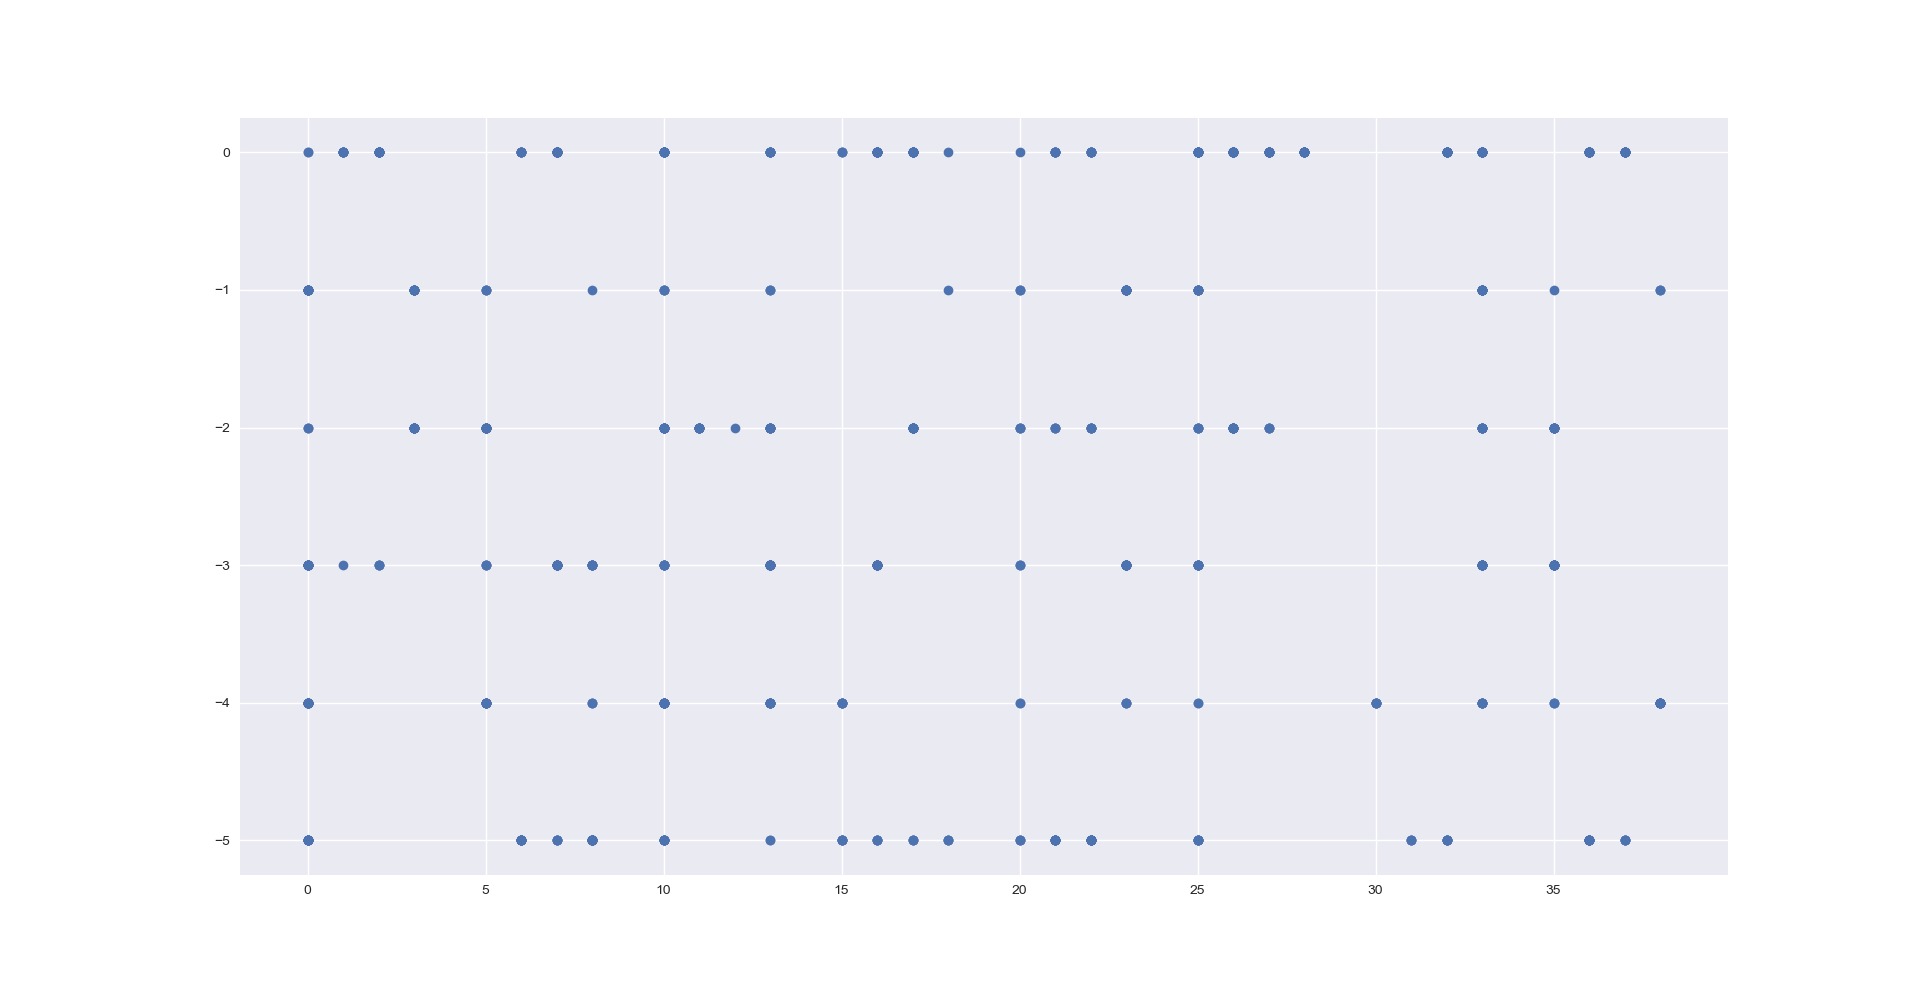

Generate this figure with Python:
# -*- coding: utf-8 -*-
"""
Created on Mon Dec 13 00:03:55 2021

@author: Connor
"""

import numpy as np
import matplotlib.pyplot as plt

def parse_input(filename):
    with open(filename, "r") as fh:
        lines = fh.readlines()
    
    pts = []
    folds = []
    for line in lines:
        ll = line.rstrip()
        if "," in ll:
            a,b = ll.split(",")
            pts.append([int(a), int(b)])
        if "=" in ll:
            a,b = ll.split("=")
            folds.append((a.split()[-1], int(b)))
            
    return pts, folds

def solve1(pts, folds):
    # Only need the first one
    for fold in folds[0:1]:
        for pi, pt in enumerate(pts):
            if fold[0] == "x" and pt[0] > fold[1]:
                # Flip over x
                pts[pi] = [fold[1] - (pt[0] - fold[1]), pt[1]]
            elif fold[0] == "y" and pt[1] > fold[1]:
                # Flip over y
                pts[pi] = [pt[0], fold[1] - (pt[1] - fold[1])]
            else:
                pass
    return pts

def solve2(pts, folds):
    for fold in folds:
        for pi, pt in enumerate(pts):
            if fold[0] == "x" and pt[0] > fold[1]:
                # Flip over x
                pts[pi] = [fold[1] - (pt[0] - fold[1]), pt[1]]
            elif fold[0] == "y" and pt[1] > fold[1]:
                # Flip over y
                pts[pi] = [pt[0], fold[1] - (pt[1] - fold[1])]
            else:
                pass
    return pts

def main():
    pts, folds = parse_input("input13.txt")
    pts1 = solve1(pts.copy(), folds)
    
    pts2 = solve2(pts.copy(), folds)
    return pts1, pts2
    
if __name__ == "__main__":
    pts1, pts2 = main()
    print(len(np.unique(sorted(pts1), axis=0)))
    
    # To manually decode the message:
    pp = np.array(pts2)
    plt.style.use("seaborn")
    plt.plot(pp[:,0], -pp[:,1], "o")
